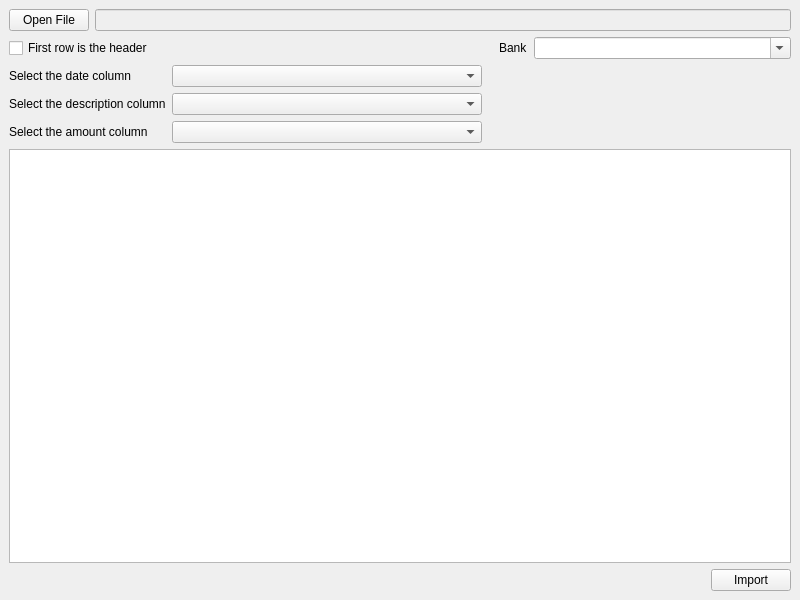
<?xml version="1.0" encoding="UTF-8"?>
<ui version="4.0">
 <class>ImportFile</class>
 <widget class="QMainWindow" name="ImportFile">
  <property name="geometry">
   <rect>
    <x>0</x>
    <y>0</y>
    <width>800</width>
    <height>600</height>
   </rect>
  </property>
  <property name="windowTitle">
   <string>Form</string>
  </property>
  <widget class="QWidget" name="centralwidget">
   <layout class="QGridLayout" name="gridLayout_2">
    <item row="0" column="0">
     <layout class="QGridLayout" name="gridLayout">
      <item row="0" column="0">
       <layout class="QHBoxLayout" name="horizontalLayout">
        <item>
         <widget class="QPushButton" name="openFileButton">
          <property name="text">
           <string>Open File</string>
          </property>
         </widget>
        </item>
        <item>
         <widget class="QLineEdit" name="fileNameEdit">
          <property name="enabled">
           <bool>false</bool>
          </property>
         </widget>
        </item>
       </layout>
      </item>
      <item row="4" column="0">
       <layout class="QGridLayout" name="gridLayout_3">
        <item row="0" column="0">
         <widget class="QLabel" name="label">
          <property name="text">
           <string>Select the date column</string>
          </property>
         </widget>
        </item>
        <item row="2" column="1">
         <widget class="QComboBox" name="amountColumnComboBox"/>
        </item>
        <item row="2" column="0">
         <widget class="QLabel" name="label_3">
          <property name="text">
           <string>Select the amount column</string>
          </property>
         </widget>
        </item>
        <item row="0" column="1">
         <widget class="QComboBox" name="dateColumnComboBox">
          <property name="sizePolicy">
           <sizepolicy hsizetype="MinimumExpanding" vsizetype="Fixed">
            <horstretch>0</horstretch>
            <verstretch>0</verstretch>
           </sizepolicy>
          </property>
          <property name="editable">
           <bool>false</bool>
          </property>
         </widget>
        </item>
        <item row="1" column="1">
         <widget class="QComboBox" name="descriptionColumnComboBox"/>
        </item>
        <item row="1" column="2">
         <spacer name="horizontalSpacer_2">
          <property name="orientation">
           <enum>Qt::Horizontal</enum>
          </property>
          <property name="sizeHint" stdset="0">
           <size>
            <width>40</width>
            <height>20</height>
           </size>
          </property>
         </spacer>
        </item>
        <item row="1" column="0">
         <widget class="QLabel" name="label_2">
          <property name="text">
           <string>Select the description column</string>
          </property>
         </widget>
        </item>
       </layout>
      </item>
      <item row="1" column="0">
       <layout class="QHBoxLayout" name="horizontalLayout_4">
        <item>
         <widget class="QCheckBox" name="firstRowCheckBox">
          <property name="text">
           <string>First row is the header</string>
          </property>
         </widget>
        </item>
        <item alignment="Qt::AlignRight">
         <widget class="QLabel" name="label_4">
          <property name="sizePolicy">
           <sizepolicy hsizetype="Minimum" vsizetype="Fixed">
            <horstretch>0</horstretch>
            <verstretch>0</verstretch>
           </sizepolicy>
          </property>
          <property name="minimumSize">
           <size>
            <width>0</width>
            <height>0</height>
           </size>
          </property>
          <property name="text">
           <string>Bank</string>
          </property>
         </widget>
        </item>
        <item>
         <widget class="QComboBox" name="banksComboBox">
          <property name="editable">
           <bool>true</bool>
          </property>
         </widget>
        </item>
       </layout>
      </item>
     </layout>
    </item>
    <item row="1" column="0">
     <layout class="QVBoxLayout" name="verticalLayout">
      <item>
       <widget class="QTableWidget" name="filePreviewTable"/>
      </item>
      <item>
       <layout class="QHBoxLayout" name="horizontalLayout_3">
        <item>
         <spacer name="horizontalSpacer">
          <property name="orientation">
           <enum>Qt::Horizontal</enum>
          </property>
          <property name="sizeHint" stdset="0">
           <size>
            <width>40</width>
            <height>20</height>
           </size>
          </property>
         </spacer>
        </item>
        <item>
         <widget class="QPushButton" name="ImportButton">
          <property name="text">
           <string>Import</string>
          </property>
         </widget>
        </item>
       </layout>
      </item>
     </layout>
    </item>
   </layout>
  </widget>
 </widget>
 <resources/>
 <connections/>
</ui>
